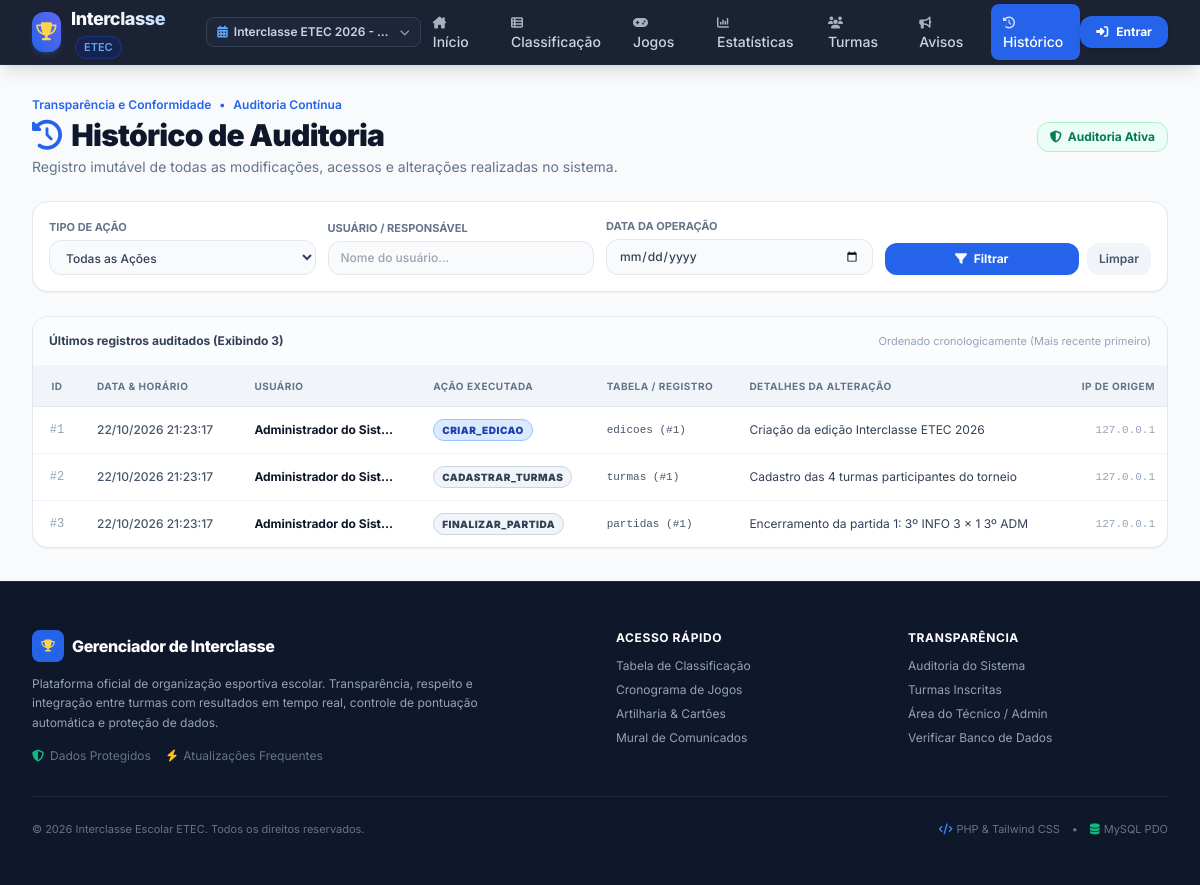
Page /historico_logs.php on the committed database.
### tables this page shows
CREATE TABLE `edicoes` (
    `id` INT AUTO_INCREMENT PRIMARY KEY,
    `nome` VARCHAR(100) NOT NULL COMMENT 'Nome oficial da edição, ex: Interclasse ETEC 2026',
    `ano` INT NOT NULL COMMENT 'Ano letivo do evento',
    `status` ENUM('planejamento', 'em_andamento', 'finalizado') NOT NULL DEFAULT 'em_andamento',
    `ativa` TINYINT(1) NOT NULL DEFAULT 0 COMMENT '1 se for a edição selecionada por padrão',
    `criado_em` DATETIME NOT NULL DEFAULT CURRENT_TIMESTAMP
);

CREATE TABLE `logs_auditoria` (
    `id` INT AUTO_INCREMENT PRIMARY KEY,
    `usuario_id` INT NULL,
    `usuario_nome` VARCHAR(100) NULL,
    `acao` VARCHAR(80) NOT NULL COMMENT 'Ex: LOGIN, AGENDAR_PARTIDA, ALTERAR_CRONOGRAMA, ATUALIZAR_RESULTADO',
    `tabela_afetada` VARCHAR(50) NULL,
    `registro_id` INT NULL,
    `detalhes` TEXT NULL,
    `ip_origem` VARCHAR(45) NULL,
    `data_hora` DATETIME NOT NULL DEFAULT CURRENT_TIMESTAMP
);

### historico_logs.php (the view, shortened to what the rows shown need)
<?php
require_once __DIR__ . '/bd.php';
require_once __DIR__ . '/includes/auth.php';
require_once __DIR__ . '/includes/header.php';
require_once __DIR__ . '/includes/navbar.php';
$sql = "SELECT * FROM logs_auditoria WHERE 1=1";
$params = [];
$sql .= " ORDER BY data_hora DESC LIMIT 100";
$stmt = $pdo->prepare($sql);
$stmt->execute($params);
$logs = $stmt->fetchAll();
?>
<main class="flex-1 max-w-7xl w-full mx-auto px-4 sm:px-6 lg:px-8 py-8">
    <div class="flex flex-col sm:flex-row sm:items-center justify-between gap-4 mb-6">
        <div>
            <h1 class="text-2xl sm:text-3xl font-black text-slate-900 tracking-tight flex items-center gap-2.5">
                <i class="fa-solid fa-clock-rotate-left text-blue-600"></i>
                <span>Histórico de Auditoria</span>
            </h1>
        </div>
    </div>
    <div class="bg-white rounded-2xl border border-slate-200 shadow-sm overflow-hidden">
        <?php if (!empty($logs)): ?>
            <div class="overflow-x-auto">
                <table class="w-full text-left border-collapse text-xs">
                    <thead>
                        <tr class="bg-slate-100 text-slate-500 uppercase font-black text-[10px] tracking-wider border-b border-slate-200">
                            <th class="py-3 px-3 text-center w-12">ID</th>
                            <th class="py-3 px-4">Data & Horário</th>
                            <th class="py-3 px-4">Usuário</th>
                            <th class="py-3 px-3">Ação Executada</th>
                            <th class="py-3 px-3">Tabela / Registro</th>
                            <th class="py-3 px-4">Detalhes da Alteração</th>
                            <th class="py-3 px-3 text-right">IP de Origem</th>
                        </tr>
                    </thead>
                    <tbody class="divide-y divide-slate-100">
                        <?php foreach ($logs as $log): ?>
                            <tr class="hover:bg-slate-50/70 transition">
                                <td class="py-3 px-3 text-center text-slate-400 font-mono">
                                    #<?= $log['id'] ?>
                                </td>
                                <td class="py-3 px-4 whitespace-nowrap text-slate-600 font-medium">
                                    <?= date('d/m/Y H:i:s', strtotime($log['data_hora'])) ?>
                                </td>
                                <td class="py-3 px-4">
                                    <span class="font-bold text-slate-900 block truncate max-w-[140px]">
                                        <?= htmlspecialchars($log['usuario_nome'] ?? 'Visitante') ?>
                                    </span>
                                </td>
                                <td class="py-3 px-3 whitespace-nowrap">
                                    <span class="inline-block px-2 py-0.5 rounded-full text-[10px] font-black uppercase tracking-wider <?= match(true) {
                                        str_contains($log['acao'], 'LOGIN') => 'bg-emerald-100 text-emerald-800 border border-emerald-300',
                                        str_contains($log['acao'], 'CRONOGRAMA') => 'bg-amber-100 text-amber-800 border border-amber-300',
                                        str_contains($log['acao'], 'EXCLUIR') => 'bg-rose-100 text-rose-800 border border-rose-300',
                                        str_contains($log['acao'], 'CRIAR') => 'bg-blue-100 text-blue-800 border border-blue-300',
                                        str_contains($log['acao'], 'ATUALIZAR') => 'bg-indigo-100 text-indigo-800 border border-indigo-300',
                                        default => 'bg-slate-100 text-slate-700 border border-slate-300'
                                    } ?>">
                                        <?= htmlspecialchars($log['acao']) ?>
                                    </span>
                                </td>
                                <td class="py-3 px-3 text-slate-600 font-mono text-[11px] whitespace-nowrap">
                                    <?= htmlspecialchars($log['tabela_afetada'] ?? '-') ?>
                                    <?= $log['registro_id'] ? "(#{$log['registro_id']})" : '' ?>
                                </td>
                                <td class="py-3 px-4 text-slate-700 max-w-sm break-words">
                                    <?php
                                    $det = $log['detalhes'];
                                    $json = json_decode($det, true);
                                    if (json_last_error() === JSON_ERROR_NONE && is_array($json)) {
                                        echo "<pre class='font-mono text-[10px] text-slate-600 bg-slate-50 p-1.5 rounded border border-slate-200 overflow-x-auto max-h-24'>" . htmlspecialchars(json_encode($json, JSON_PRETTY_PRINT | JSON_UNESCAPED_UNICODE)) . "</pre>";
                                    } else {
                                        echo htmlspecialchars($det ?? '-');
                                    }
                                    ?>
                                </td>
                                <td class="py-3 px-3 text-right font-mono text-slate-400 text-[11px] whitespace-nowrap">
                                    <?= htmlspecialchars($log['ip_origem'] ?? '127.0.0.1') ?>
                                </td>
                            </tr>
                        <?php endforeach; ?>
                    </tbody>
                </table>
            </div>
        <?php endif; ?>
    </div>
</main>
<?php require_once __DIR__ . '/includes/footer.php'; ?>

### includes/navbar.php (shortened to what the rows shown need)
<?php
require_once __DIR__ . '/../bd.php';
require_once __DIR__ . '/auth.php';
$edicaoAtiva = get_active_edicao($pdo);
?>
<nav class="sticky top-0 z-40 bg-slate-900 border-b border-slate-800 text-white shadow-lg backdrop-blur-md bg-opacity-95">
    <div class="max-w-7xl mx-auto px-4 sm:px-6 lg:px-8">
        <div class="flex items-center justify-between h-16">
            <div class="flex items-center gap-3">
                <div class="relative ml-2 sm:ml-4">
                    <button type="button" id="edicao-dropdown-btn" class="flex items-center gap-1.5 text-xs font-medium text-slate-300 bg-slate-800/80 hover:bg-slate-700/80 hover:text-white px-2.5 py-1.5 rounded-lg border border-slate-700 transition">
                        <i class="fa-solid fa-calendar-days text-blue-400"></i>
                        <span class="truncate max-w-[110px] sm:max-w-[160px] font-semibold">
                            <?= htmlspecialchars($edicaoAtiva['nome'] ?? 'Edição') ?>
                        </span>
                        <i class="fa-solid fa-chevron-down text-[10px] text-slate-400"></i>
                    </button>
                </div>
            </div>
        </div>
    </div>
</nav>

### rows in the picture
edicoes: nome "Interclasse ETEC 2026 -…"
logs_auditoria: id "1", data_hora "22/10/2026 21:23:17", usuario_nome "Administrador do Sist…", acao "CRIAR_EDICAO", tabela_afetada "edicoes", registro "1", detalhes "Criação da edição Interclasse ETEC 2026", ip_origem "127.0.0.1"
logs_auditoria: id "2", data_hora "22/10/2026 21:23:17", usuario_nome "Administrador do Sist…", acao "CADASTRAR_TURMAS", tabela_afetada "turmas", registro "1", detalhes "Cadastro das 4 turmas participantes do torneio", ip_origem "127.0.0.1"
logs_auditoria: id "3", data_hora "22/10/2026 21:23:17", usuario_nome "Administrador do Sist…", acao "FINALIZAR_PARTIDA", tabela_afetada "partidas", registro "1", detalhes "Encerramento da partida 1: 3º INFO 3 x 1 3º ADM", ip_origem "127.0.0.1"

### other values in the picture
count($logs) "3"
